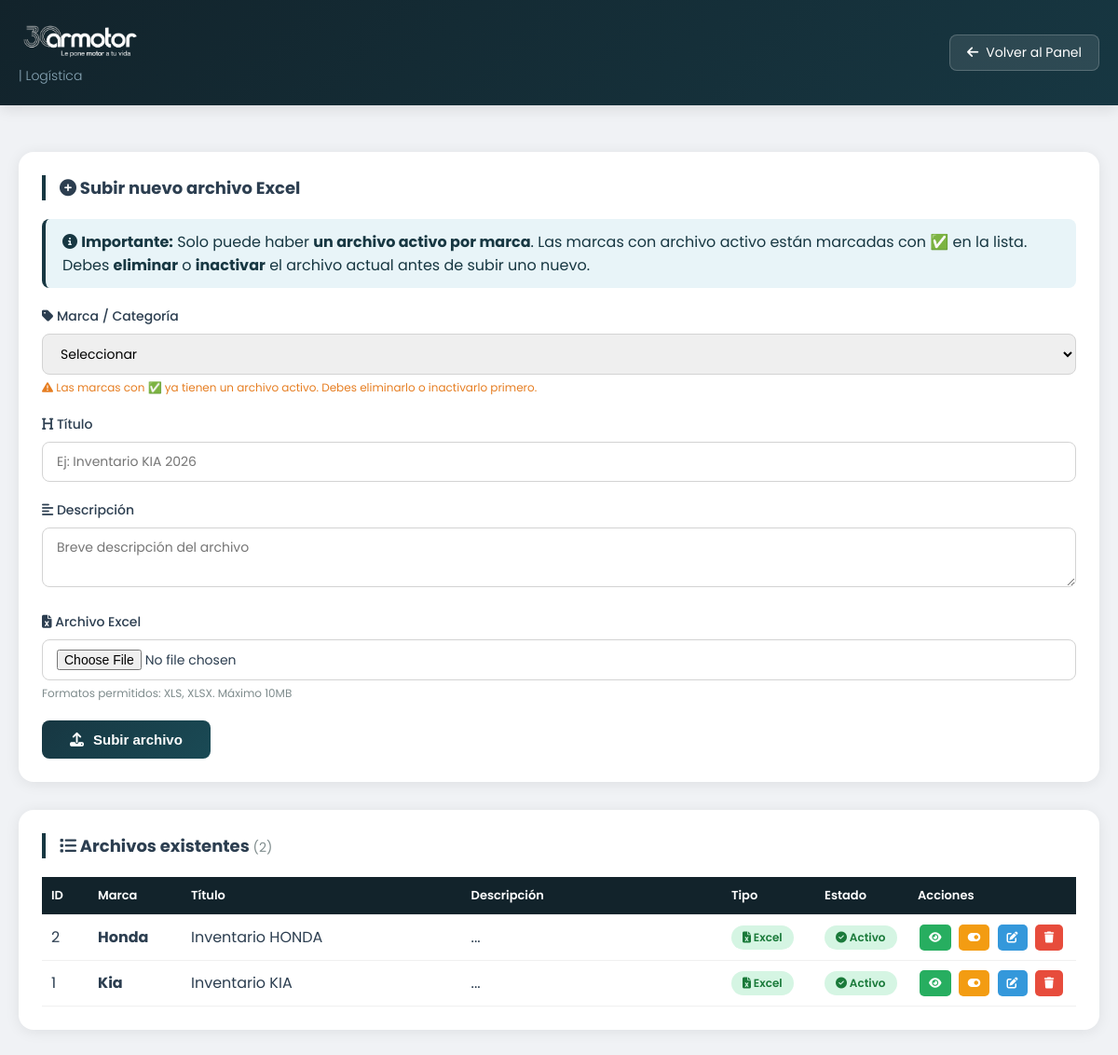
The page /admin/logistica/index.php (signed in) on the database its author committed.
### tables this page shows
CREATE TABLE `logistica` (
  `id` int NOT NULL AUTO_INCREMENT,
  `marca` varchar(50) NOT NULL,
  `titulo` varchar(200) NOT NULL,
  `descripcion` text,
  `archivo_url` varchar(500) NOT NULL,
  `orden` int DEFAULT '0',
  `activo` tinyint DEFAULT '1',
  `creado_por` int DEFAULT NULL,
  `fecha_creacion` datetime DEFAULT CURRENT_TIMESTAMP,
  PRIMARY KEY (`id`),
  KEY `marca` (`marca`),
  KEY `creado_por` (`creado_por`),
  CONSTRAINT `logistica_ibfk_1` FOREIGN KEY (`creado_por`) REFERENCES `usuarios` (`id`) ON DELETE SET NULL
);

### admin/logistica/index.php (the view, shortened to what this page needs)
<?php
require_once '../../includes/auth_check.php';
$stmt = $pdo->query("SELECT * FROM logistica ORDER BY titulo ASC");
$archivos = $stmt->fetchAll(PDO::FETCH_ASSOC);
$stmt = $pdo->query("SELECT marca FROM logistica WHERE activo = 1 GROUP BY marca");
$marcas_activas = $stmt->fetchAll(PDO::FETCH_COLUMN);
?>
<!DOCTYPE html>
<html lang="es">
<head>
    <link rel="stylesheet" href="https://cdnjs.cloudflare.com/ajax/libs/font-awesome/6.5.1/css/all.min.css">
</head>
<body>
    <header class="header">
        <div class="container">
            <div class="logo">
                <img src="../../uploads/logo/30-años-blanco.webp" alt="logo intranet" style="display: flex; width: 130px;">
                <small>| Logística</small>
            </div>
            <a href="../index.php" class="btn-volver">
                <i class="fas fa-arrow-left"></i> Volver al Panel
            </a>
        </div>
    </header>
    <div class="container">
        <div class="card">
            <h2><i class="fas fa-plus-circle"></i> Subir nuevo archivo Excel</h2>
            <?php if (!empty($marcas_activas)): ?>
                <div class="alert-info">
                    <i class="fas fa-info-circle"></i>
                    <strong>Importante:</strong> Solo puede haber <strong>un archivo activo por marca</strong>.
                    Las marcas con archivo activo están marcadas con ✅ en la lista.
                    Debes <strong>eliminar</strong> o <strong>inactivar</strong> el archivo actual antes de subir uno nuevo.
                </div>
            <?php endif; ?>
            <form action="guardar.php" method="POST" enctype="multipart/form-data">
                <div class="form-group">
                    <label><i class="fas fa-tag"></i> Marca / Categoría</label>
                    <select name="marca" required>
                        <option value="">Seleccionar</option>
                    </select>
                    <?php if (!empty($marcas_activas)): ?>
                        <div class="info-text" style="color: #e67e22;">
                            <i class="fas fa-exclamation-triangle"></i>
                            Las marcas con ✅ ya tienen un archivo activo. Debes eliminarlo o inactivarlo primero.
                        </div>
                    <?php endif; ?>
                </div>
                <div class="form-group">
                    <label><i class="fas fa-heading"></i> Título</label>
                    <input type="text" name="titulo" required placeholder="Ej: Inventario KIA 2026">
                </div>
                <div class="form-group">
                    <label><i class="fas fa-align-left"></i> Descripción</label>
                    <textarea name="descripcion" rows="2" placeholder="Breve descripción del archivo"></textarea>
                </div>
                <div class="form-group">
                    <label><i class="fas fa-file-excel"></i> Archivo Excel</label>
                    <input type="file" name="archivo" accept=".xls,.xlsx" required>
                    <div class="info-text">Formatos permitidos: XLS, XLSX. Máximo 10MB</div>
                </div>
                <button type="submit" class="btn-guardar">
                    <i class="fas fa-upload"></i> Subir archivo
                </button>
            </form>
        </div>
        <div class="card">
            <h2>
                <i class="fas fa-list"></i>
                Archivos existentes
                <span style="font-size: 14px; font-weight: 400; color: #7f8c8d;">
                    (<?php echo count($archivos); ?>)
                </span>
            </h2>
            <?php if (empty($archivos)): ?>
                <div class="empty-state">
                    <i class="fas fa-file-excel"></i>
                    <h3>No hay archivos registrados</h3>
                    <p>Sube el primer archivo usando el formulario superior.</p>
                </div>
            <?php else: ?>
                <div class="table-responsive">
                    <table>
                        <thead>
                            <tr>
                                <th style="width: 50px;">ID</th>
                                <th style="width: 100px;">Marca</th>
                                <th style="min-width: 150px;">Título</th>
                                <th style="min-width: 150px;">Descripción</th>
                                <th style="width: 100px;">Tipo</th>
                                <th style="width: 100px;">Estado</th>
                                <th style="width: 180px;">Acciones</th>
                            </tr>
                        </thead>
                        <tbody>
                            <?php foreach ($archivos as $archivo): ?>
                                <tr>
                                    <td><?php echo $archivo['id']; ?></td>
                                    <td>
                                        <strong><?php echo ucfirst($archivo['marca']); ?></strong>
                                    </td>
                                    <td><?php echo htmlspecialchars($archivo['titulo']); ?></td>
                                    <td><?php echo htmlspecialchars(substr($archivo['descripcion'], 0, 40)); ?>...</td>
                                    <td>
                                        <span class="badge badge-excel">
                                            <i class="fas fa-file-excel"></i> Excel
                                        </span>
                                    </td>
                                    <td>
                                        <span class="badge <?php echo $archivo['activo'] ? 'badge-activo' : 'badge-inactivo'; ?>">
                                            <i class="fas <?php echo $archivo['activo'] ? 'fa-check-circle' : 'fa-times-circle'; ?>"></i>
                                            <?php echo $archivo['activo'] ? 'Activo' : 'Inactivo'; ?>
                                        </span>
                                    </td>
                                    <td>
                                        <?php if ($archivo['archivo_url']): ?>
                                            <a href="../../<?php echo htmlspecialchars($archivo['archivo_url']); ?>" target="_blank" class="btn-accion btn-ver" title="Ver archivo">
                                                <i class="fas fa-eye"></i>
                                            </a>
                                        <?php endif; ?>
                                        <a href="?cambiar_estado=<?php echo $archivo['id']; ?>" class="btn-accion btn-estado" title="Cambiar estado">
                                            <i class="fas fa-toggle-on"></i>
                                        </a>
                                        <a href="editar.php?id=<?php echo $archivo['id']; ?>" class="btn-accion btn-editar" title="Editar">
                                            <i class="fas fa-edit"></i>
                                        </a>
                                        <a href="?eliminar=<?php echo $archivo['id']; ?>" class="btn-accion btn-eliminar" title="Eliminar" onclick="return confirm('¿Eliminar este archivo permanentemente?')">
                                            <i class="fas fa-trash"></i>
                                        </a>
                                    </td>
                                </tr>
                            <?php endforeach; ?>
                        </tbody>
                    </table>
                </div>
            <?php endif; ?>
        </div>
    </div>
</body>
</html>

### admin/logistica/index.php (style rules this page uses)
* { margin: 0; padding: 0; box-sizing: border-box; }
body { font-family: 'Poppins', sans-serif; background: #f0f2f5; color: #2c3e50; }
.container { max-width: 1200px; margin: 0 auto; padding: 20px; }
.header { background: linear-gradient(135deg, #12232b 0%, #173742 100%); padding: 0px 0; margin-bottom: 30px; box-shadow: 0 4px 15px rgba(0,0,0,0.1); }
.header .container { display: flex; justify-content: space-between; align-items: center; }
.logo small { color: #8aa8b8; font-size: 14px; font-weight: 300; }
.btn-volver { background: rgba(255,255,255,0.1); color: white; padding: 8px 18px; text-decoration: none; border-radius: 8px; transition: all 0.3s ease; border: 1px solid rgba(255,255,255,0.2); font-size: 14px; display: inline-flex; align-items: center; gap: 8px; }
.card { background: white; border-radius: 16px; padding: 25px; margin-bottom: 30px; box-shadow: 0 2px 15px rgba(0,0,0,0.08); }
.card h2 { margin-bottom: 20px; border-left: 4px solid #173742; padding-left: 15px; font-size: 18px; }
.form-group { margin-bottom: 20px; }
.form-group label { display: block; margin-bottom: 8px; font-weight: 500; font-size: 14px; }
.form-group input, .form-group select, .form-group textarea { width: 100%; padding: 10px 15px; border: 1px solid #d3d3d3; border-radius: 8px; font-family: 'Poppins', sans-serif; font-size: 14px; transition: all 0.3s ease; }
.form-group textarea { resize: vertical; min-height: 60px; }
.btn-guardar { background: linear-gradient(135deg, #173742, #1a4a55); color: white; border: none; padding: 12px 30px; border-radius: 8px; cursor: pointer; font-weight: 600; transition: all 0.3s ease; font-size: 15px; display: inline-flex; align-items: center; gap: 10px; }
.table-responsive { overflow-x: auto; }
table { width: 100%; border-collapse: collapse; }
th, td { padding: 10px; text-align: left; border-bottom: 1px solid #f0f0f0; }
th { background: #12232b; color: white; font-weight: 600; font-size: 13px; }
.badge { padding: 4px 12px; border-radius: 20px; font-size: 12px; font-weight: 600; display: inline-block; }
.badge-activo { background: #d5f5e3; color: #1a7a3a; }
.badge-excel { background: #d5f5e3; color: #1a7a3a; }
.btn-accion { padding: 5px 10px; margin: 0 2px; text-decoration: none; border-radius: 5px; font-size: 12px; display: inline-block; transition: all 0.3s ease; border: none; cursor: pointer; }
.btn-editar { background: #3498db; color: white; }
.btn-eliminar { background: #e74c3c; color: white; }
.btn-estado { background: #f39c12; color: white; }
.btn-ver { background: #27ae60; color: white; }
.info-text { font-size: 12px; color: #7f8c8d; margin-top: 5px; }
.alert-info { background: #e8f4f8; color: #173742; padding: 12px 18px; border-radius: 8px; margin-bottom: 20px; border-left: 4px solid #173742; }
.alert-info i { color: #173742; }

### rows shown on the page
logistica: id "2", marca "Honda", titulo "Inventario HONDA", activo 1 (drawn)
logistica: id "1", marca "Kia", titulo "Inventario KIA", activo 1 (drawn)

### other values the page prints
count($archivos) "2"
